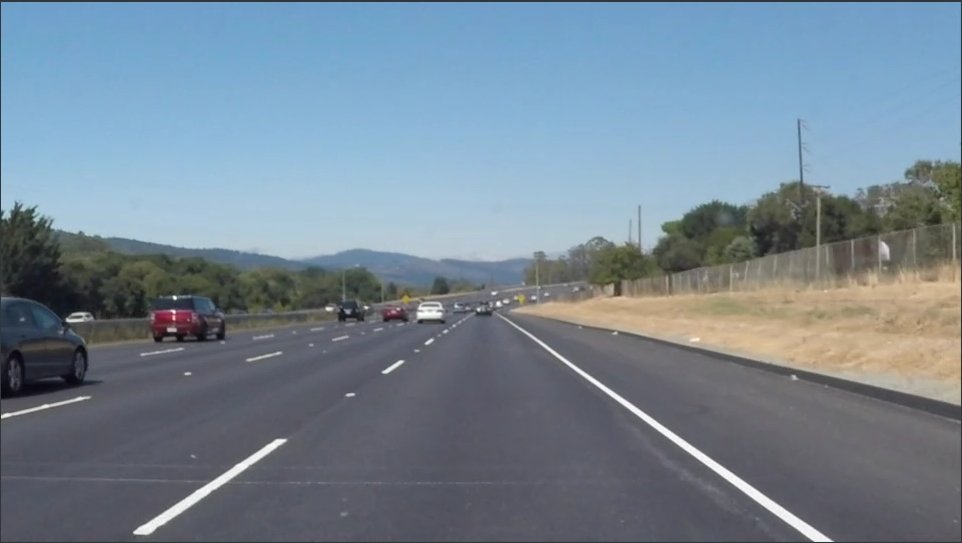
#> input picture test_images/lane_test1.jpg, 962 x 543 px
$ jupyter execute --allow-errors P1.ipynb   (shell and % lines are left out)
#> lines starting #> are read from the running program, lines starting #| are printed output that depends on the picture; after the words box and inside, x2 and y2 are one past the last pixel; in counts of white or black regions, pixels touching at a corner belong together
# Self-Driving Car Engineer Nanodegree

## Project: **Finding Lane Lines on the Road**
***
In this project, you will use the tools you learned about in the lesson to identify lane lines on the road.  You can develop your pipeline on a series of individual images, and later apply the result to a video stream (really just a series of images). Check out the video clip "raw-lines-example.mp4" (also contained in this repository) to see what the output should look like after using the helper functions below.

Once you have a result that looks roughly like "raw-lines-example.mp4", you'll need to get creative and try to average and/or extrapolate the line segments you've detected to map out the full extent of the lane lines.  You can see an example of the result you're going for in the video "P1_example.mp4".  Ultimately, you would like to draw just one line for the left side of the lane, and one for the right.

In addition to implementing code, there is a brief writeup to complete. The writeup should be completed in a separate file, which can be either a markdown file or a pdf document. There is a [write up template](https://github.com/udacity/CarND-LaneLines-P1/blob/master/writeup_template.md) that can be used to guide the writing process. Completing both the code in the Ipython notebook and the writeup template will cover all of the [rubric points](https://review.udacity.com/#!/rubrics/322/view) for this project.

---
Let's have a look at our first image called 'test_images/solidWhiteRight.jpg'.  Run the 2 cells below (hit Shift-Enter or the "play" button above) to display the image.

**Note: If, at any point, you encounter frozen display windows or other confounding issues, you can always start again with a clean slate by going to the "Kernel" menu above and selecting "Restart & Clear Output".**

---

**The tools you have are color selection, region of interest selection, grayscaling, Gaussian smoothing, Canny Edge Detection and Hough Tranform line detection.  You  are also free to explore and try other techniques that were not presented in the lesson.  Your goal is piece together a pipeline to detect the line segments in the image, then average/extrapolate them and draw them onto the image for display (as below).  Once you have a working pipeline, try it out on the video stream below.**

---

<figure>

 <figcaption>
 <p></p>
 <p style="text-align: center;"> Your output should look something like this (above) after detecting line segments using the helper functions below </p>
 </figcaption>
</figure>
 <p></p>
<figure>

 <figcaption>
 <p></p>
 <p style="text-align: center;"> Your goal is to connect/average/extrapolate line segments to get output like this</p>
 </figcaption>
</figure>

**Run the cell below to import some packages.  If you get an `import error` for a package you've already installed, try changing your kernel (select the Kernel menu above --> Change Kernel).  Still have problems?  Try relaunching Jupyter Notebook from the terminal prompt.  Also, consult the forums for more troubleshooting tips.**

## Import Packages

[cell 1]
#importing some useful packages
import matplotlib.pyplot as plt
import matplotlib.image as mpimg
import numpy as np
import cv2

## Read in an Image

[cell 2]
#reading in an image
image = mpimg.imread('test_images/lane_test1.jpg')
#> image is the input picture: shape (543, 962, 3); mean R, G, B 117.4, 133.6, 147.3

#printing out some stats and plotting
print('This image is:', type(image), 'with dimensions:', image.shape)
#| This image is: <class 'numpy.ndarray'> with dimensions: (543, 962, 3)
plt.imshow(image)  # if you wanted to show a single color channel image called 'gray', for example, call as plt.imshow(gray, cmap='gray')

## Ideas for Lane Detection Pipeline

**Some OpenCV functions (beyond those introduced in the lesson) that might be useful for this project are:**

`cv2.inRange()` for color selection
`cv2.fillPoly()` for regions selection
`cv2.line()` to draw lines on an image given endpoints
`cv2.addWeighted()` to coadd / overlay two images
`cv2.cvtColor()` to grayscale or change color
`cv2.imwrite()` to output images to file
`cv2.bitwise_and()` to apply a mask to an image

**Check out the OpenCV documentation to learn about these and discover even more awesome functionality!**

## Helper Functions

Below are some helper functions to help get you started. They should look familiar from the lesson!

[cell 3]
import math

def grayscale(img):
    """Applies the Grayscale transform
    This will return an image with only one color channel
    but NOTE: to see the returned image as grayscale
    (assuming your grayscaled image is called 'gray')
    you should call plt.imshow(gray, cmap='gray')"""
    return cv2.cvtColor(img, cv2.COLOR_RGB2GRAY)
    # Or use BGR2GRAY if you read an image with cv2.imread()
    # return cv2.cvtColor(img, cv2.COLOR_BGR2GRAY)

def canny(img, low_threshold, high_threshold):
    """Applies the Canny transform"""
    return cv2.Canny(img, low_threshold, high_threshold)

def gaussian_blur(img, kernel_size):
    """Applies a Gaussian Noise kernel"""
    return cv2.GaussianBlur(img, (kernel_size, kernel_size), 0)

# [72 lines left out: functions region_of_interest, draw_lines, hough_lines, weighted_img, not called in this run]

## Test Images

Build your pipeline to work on the images in the directory "test_images"
**You should make sure your pipeline works well on these images before you try the videos.**

[cell 4]
import os
#> (the rest of this cell did not finish here and is left out)

## Build a Lane Finding Pipeline

Build the pipeline and run your solution on all test_images. Make copies into the `test_images_output` directory, and you can use the images in your writeup report.

Try tuning the various parameters, especially the low and high Canny thresholds as well as the Hough lines parameters.

[cell 5]
# TODO: Build your pipeline that will draw lane lines on the test_images
# then save them to the test_images_output directory.
image = mpimg.imread('test_images/lane_test1.jpg')
#### create a mask for selected region ####
# Pull out the x and y sizes and make a copy of the image
ysize = image.shape[0]
xsize = image.shape[1]
lane_select = np.copy(image)
plt.imshow(lane_select)
plt.show()

[cell 6]
# Define a triangle region of interest
left_bottom = [50, ysize-20]
right_bottom = [xsize-50, ysize-20]
apex = [xsize//2, ysize//3]

# Perform a linear fit (y=Ax+B) to each of the three sides of the triangle
# np.polyfit returns the coefficients [A, B] of the fit
fit_left = np.polyfit((left_bottom[0], apex[0]), (left_bottom[1], apex[1]), 1)
fit_right = np.polyfit((right_bottom[0], apex[0]), (right_bottom[1], apex[1]), 1)
fit_bottom = np.polyfit((left_bottom[0], right_bottom[0]), (left_bottom[1], right_bottom[1]), 1)

# Find the region inside the lines
XX, YY = np.meshgrid(np.arange(0, xsize), np.arange(0, ysize))
region_thresholds = (YY > (XX*fit_left[0] + fit_left[1])) & \
                    (YY > (XX*fit_right[0] + fit_right[1])) & \
                    (YY < (XX*fit_bottom[0] + fit_bottom[1]))

[cell 7]
#### highlight lanes in selected region ####
red_threshold = 170
green_threshold = 170
blue_threshold = 50
rgb_threshold = [red_threshold, green_threshold, blue_threshold]
color_thresholds = (image[:,:, 0] < rgb_threshold[0])\
                | (image[:,:, 1] < rgb_threshold[1])\
                | (image[:,:, 2] < rgb_threshold[2])
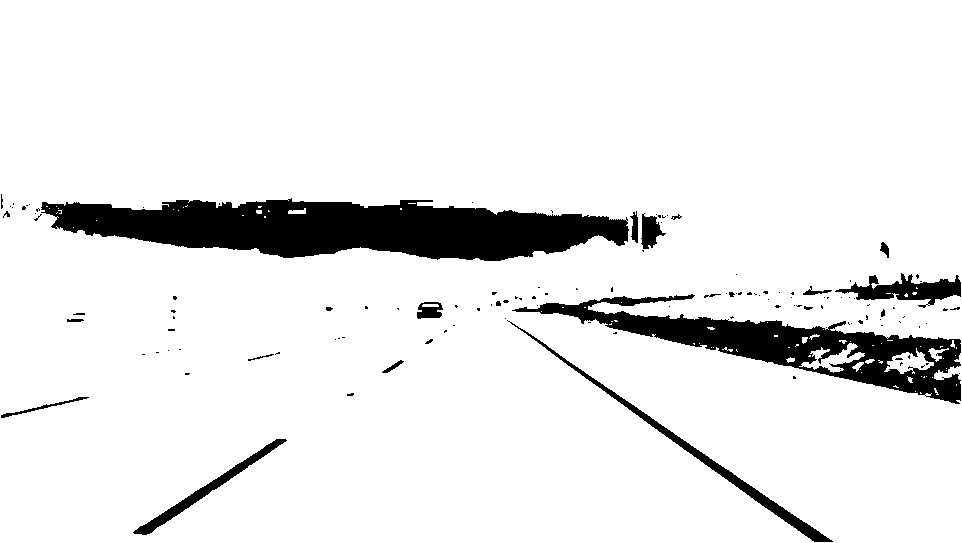
#> color_thresholds: shape (543, 962) bool; 91.3% white; 127 black regions (102 under 20 px), largest, box (x1, y1, x2, y2) and area: (41, 198, 629, 261) 24080, (512, 294, 961, 404) 13307, (507, 320, 833, 542) 2507
#lane_select[~region_thresholds] = [0,0,0]

lane_select[~region_thresholds] = [0,0,0]
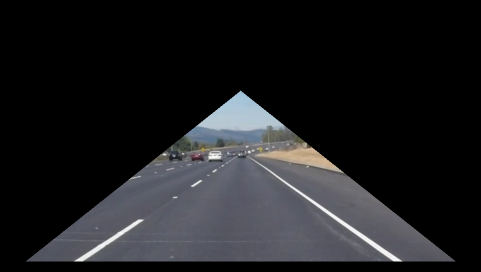
#> lane_select: shape (543, 962, 3) (shown at 1/2 size); mean R, G, B 29.4, 29.9, 32.2
#color_thresholds = (image[:,:, 0] < 180) | (image[:,:, 1] < 180) | (image[:,:, 2] < 180)
#lane_select[color_thresholds] = [0,0,0]
plt.imshow(lane_select)
plt.show()

[cell 8]
#### soften this image ####
white_thresholds = (image[:,:, 0] > 220) | (image[:,:, 1] > 220) | (image[:,:, 2] > 220)
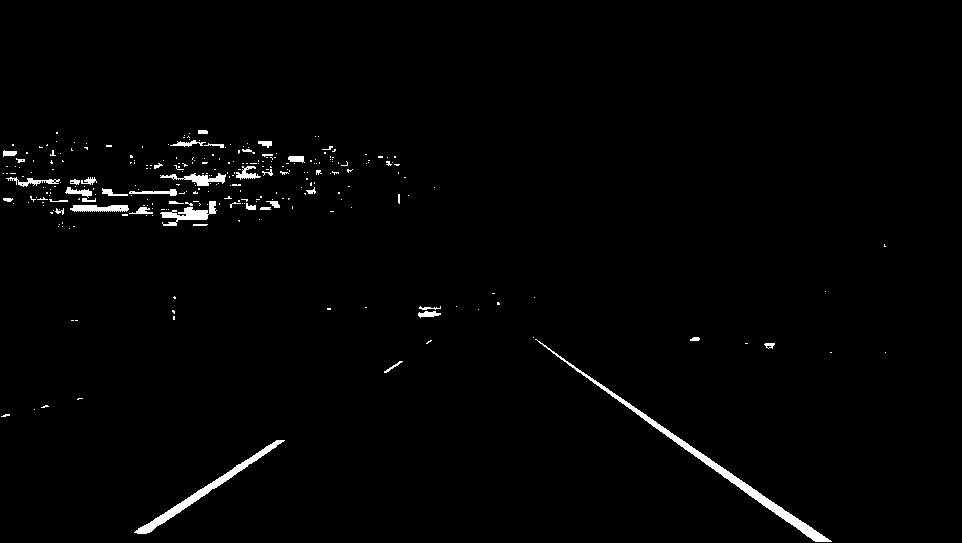
#> white_thresholds: shape (543, 962) bool; 1.4% white; 280 white regions (240 under 20 px), largest, box (x1, y1, x2, y2) and area: (535, 339, 832, 542) 2018, (134, 440, 285, 534) 1191, (160, 201, 217, 226) 536
lane_select[~white_thresholds] = [0,0,0]
kernel_size = 7
blur_image = gaussian_blur(lane_select, kernel_size)
#> in gaussian_blur, `return cv2.GaussianBlur(img, (kernel_size, kernel_size), 0)`:
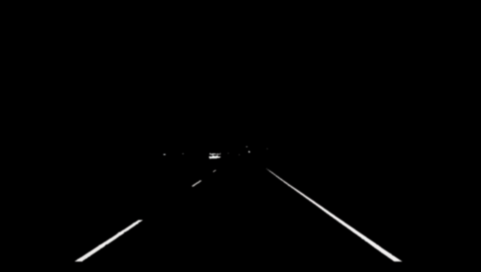
#> returned value: shape (543, 962, 3) (shown at 1/2 size); mean of channels 0, 1, 2 1.3, 1.3, 1.4; drawn as B, G, R
plt.imshow(blur_image)
plt.show()
gray = grayscale(blur_image)
#### create a copy of having edge highlighted image for selected region ####
low_threshold = 120
high_threshold = 155
edges = canny(gray, low_threshold, high_threshold)
#> in canny, `return cv2.Canny(img, low_threshold, high_threshold)`:
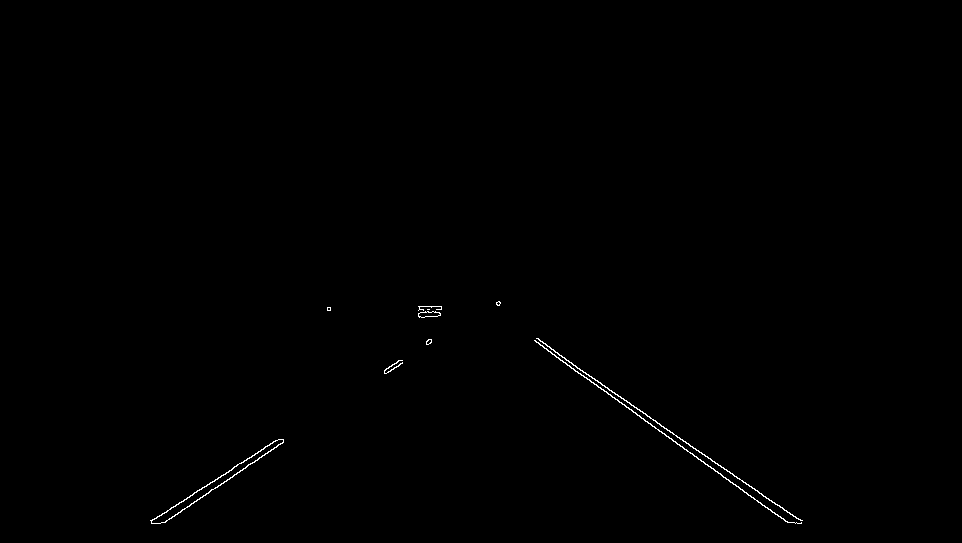
#> returned value: shape (543, 962); 0.29% white in thin lines or dots, all inside (x1, y1, x2, y2) = (150, 301, 803, 524)
plt.imshow(edges)
plt.show()

[cell 9]
#### apply hough transform on edge image to get highlighted lane lines for selected region ####
rho = 3  # distance resolution in pixels of the hough grid
theta = np.pi/180  # angular resolution in hough grid
threshold = 60     # minimum number of votes (intersections in hough grid)
min_line_length = 10  # minimum number of pixels making up a line
max_line_gap = 190    # maximum gap in pixels between connectable line segments
line_image = np.copy(image)*0   # creating a blank to draw lines on
#> line_image: shape (543, 962, 3); every value is 0

# Output "lines" containing endpoints of detected line segments
lines = cv2.HoughLinesP(edges, rho, theta, threshold, np.array([]), min_line_length, max_line_gap)
#> lines = [[534, 340, 772, 512], [536, 338, 800, 523], [151, 521, 431, 339], [164, 522, 431, 342], [771, 500, 798, 519], [745, 482, 775, 504], [614, 392, 795, 523], [498, 301, 791, 522], [695, 448, 787, 522], [704, 454, 801, 522], [535, 341, 677, 444]]

#### mask out all the colors from the hough transformed image except lane lines ####
bx_list = []
d_list = {}
#m_list = {}
#c_list = {}

# Iterate over "lines" and draw lines on a blank image
if lines is not None:
    for line in lines:
        for x1, y1, x2, y2 in line:
            color = (255, 0, 0)
            if math.sqrt(((y2-y1)**2) + ((x2-x1)**2)) >= 200:
                #cv2.line(line_image, (x1,y1), (x2,y2), color, 2)
                m = (y2-y1)/(x2-x1)
                c = y1 - m*x1
                if y1 > y2:
                    x1, x2 = x2, x1
                    y1, y2 = y2, y1
                # trim line from top
                y1 += 25
                if m != 0:
                    try:
                        x1 = int((y1 - c)/m)
                    except:
                        x2 = 0

                # stretch line till bottom
                if y2 != ysize:
                    y2 = ysize
                if m != 0:
                    try:
                        x2 = int((y2 - c)/m)
                    except:
                        x2 = 0
                bx_list.append(x2)
                d_list[x2] = [y2, x1, y1]
#> this loop made 11 passes
#> after the loop, bx_list = [814, 828, 117, 132, 822, 818]; c = -74.62; d_list = {814: [543, 568, 365], 828: [543, 571, 363], 117: [543, 392, 364], 132: [543, 393, 367], 822: [543, 648, 417], 818: [543, 531, 326]}; m = 0.754; x1 = 535; x2 = 677; y1 = 341; y2 = 444
                #m_list[x2] = m
                #c_list[m] = c
                #cv2.line(line_image, (x1,y1), (x2,y2), color, 5)
    bx_list.sort()
    try:
        hl = len(bx_list)//2
#> hl = 3
        print(hl)
#| 3
        for c in 0, 1:
            x2, y2, x1, y1 = 0, 0, 0, 0
            for i in range(c*hl, (c+1)*hl):
                x = bx_list[i]
                x2 += x
                y2 += d_list[x][0]
                x1 += d_list[x][1]
                y1 += d_list[x][2]
            x2 = x2//hl
            y2 = y2//hl
            x1 = x1//hl
            y1 = y1//hl
            m = (y2-y1)/(x2-x1)
            c = y1 - m*x1
            # [5 lines of commented-out code are left out]
            cv2.line(line_image, (x1,y1), (x2,y2), color, 5)
#> this loop made 2 passes
#> (x2, y2, x1, y1, m) on passes 1 to 2: (354, 543, 451, 365, -1.84), (822, 543, 583, 368, 0.732)
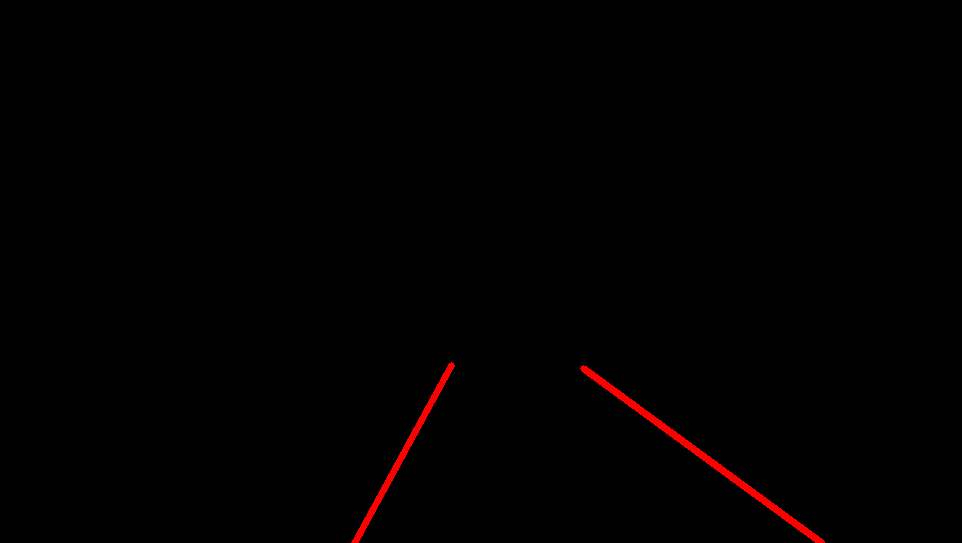
#> line_image: shape (543, 962, 3); mean R, G, B 1.7, 0, 0
    except:
        pass
kernel_size = 5
line_image = gaussian_blur(line_image, kernel_size)
plt.imshow(line_image)
plt.show()

#### mask this image on original image within selected region ####
result = cv2.addWeighted(image, 0.9, line_image, 1, 0)
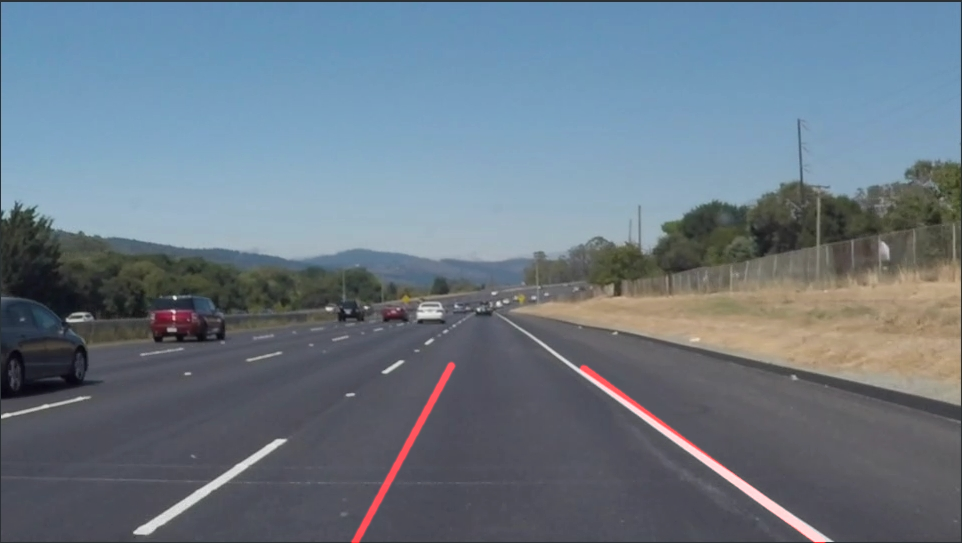
#> result: shape (543, 962, 3); mean R, G, B 106.6, 120.2, 132.6
plt.imshow(result)
plt.show()

$ run again, with test_images/lane_test2.jpg copied over test_images/lane_test1.jpg
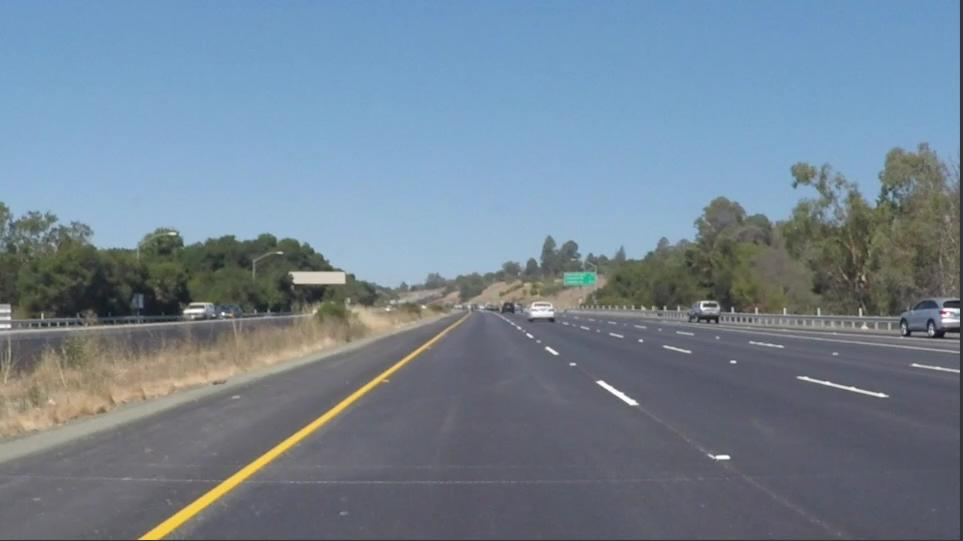
#> input picture test_images/lane_test2.jpg, 963 x 541 px
#> image is the input picture: shape (541, 963, 3); mean R, G, B 114.6, 131.3, 146.8
#| This image is: <class 'numpy.ndarray'> with dimensions: (541, 963, 3)
#> color_thresholds: shape (541, 963) bool; 98.5% white; 209 black regions (174 under 20 px), largest, box (x1, y1, x2, y2) and area: (139, 330, 447, 540) 2382, (143, 366, 241, 395) 665, (290, 272, 345, 284) 592
#> white_thresholds: shape (541, 963) bool; 0.48% white; 42 white regions (30 under 20 px), largest, box (x1, y1, x2, y2) and area: (143, 357, 410, 540) 1787, (598, 381, 636, 405) 164, (531, 310, 553, 316) 90
#> lines = [[168, 521, 420, 351], [182, 521, 316, 427], [293, 443, 363, 391], [180, 521, 417, 349], [263, 464, 407, 360], [529, 333, 630, 404], [173, 522, 346, 405], [546, 349, 729, 458], [179, 521, 416, 349], [178, 521, 271, 458]]
#> the loop `for line in lines:` made 10 passes
#> after the loop `for line in lines:`: bx_list = [138, 152, 144, 868, 151]; c = 650.9; d_list = {138: [541, 382, 376], 152: [541, 382, 374], 144: [541, 309, 430], 868: [541, 587, 374], 151: [541, 381, 374]}; m = -0.726; x1 = 178; x2 = 271; y1 = 521; y2 = 458
#> hl = 2
#| 2
#> the loop `for c in 0, 1:` made 2 passes
#> (x2, y2, x1, y1, m) on passes 1 to 2: (141, 541, 345, 403, -0.676), (151, 541, 381, 374, -0.726)
#> after the loop `for c in 0, 1:`:
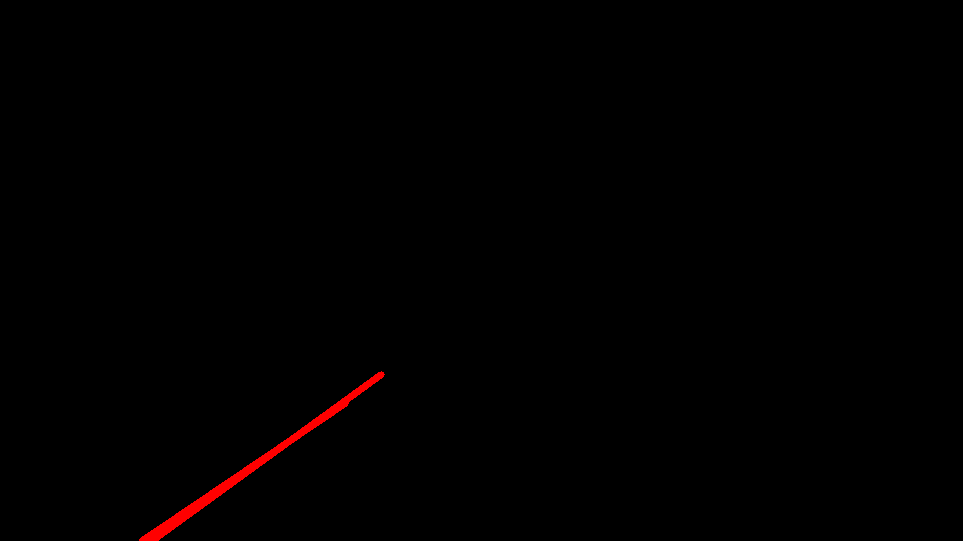
#> line_image: shape (541, 963, 3); mean R, G, B 1.3, 0, 0
#> `result = cv2.addWeighted(image, 0.9, line_image, 1, 0)`:
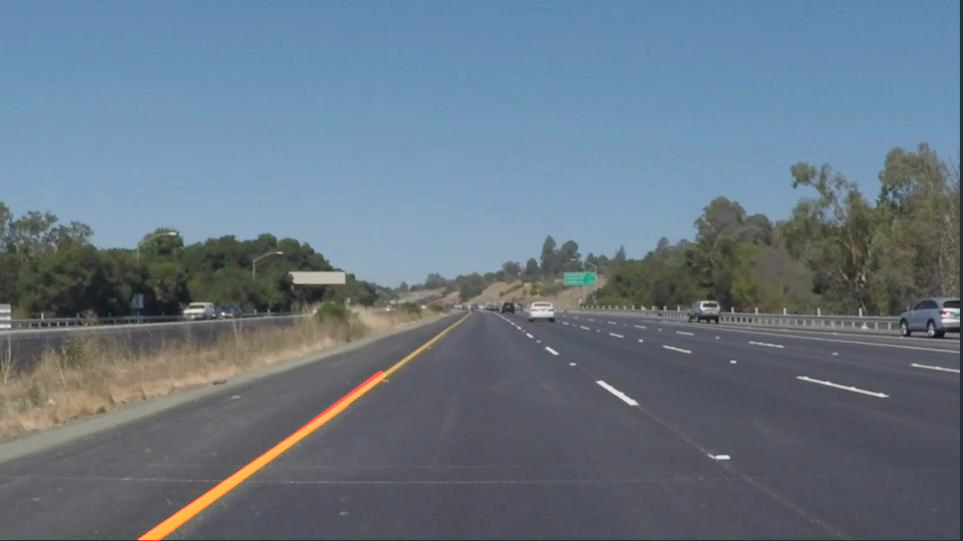
#> result: shape (541, 963, 3); mean R, G, B 103.5, 118.2, 132.1
